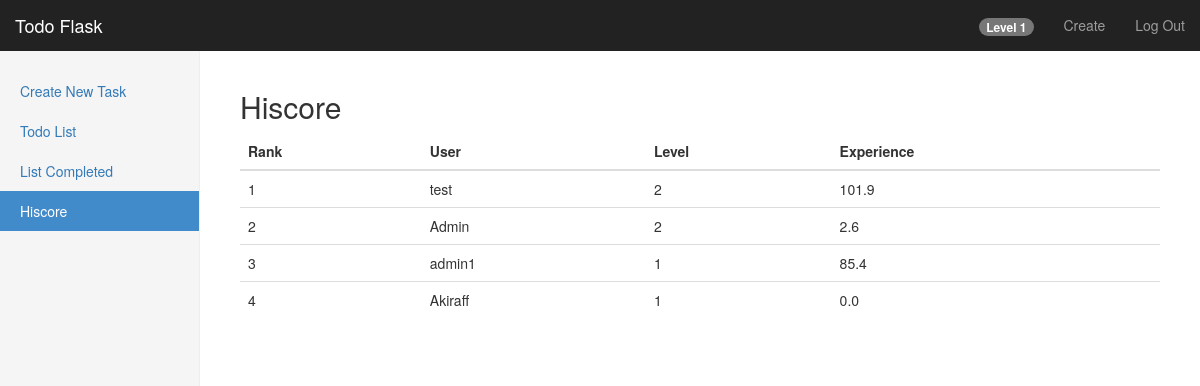
Before: /dashboard/hiscore (signed in) with the older database file.
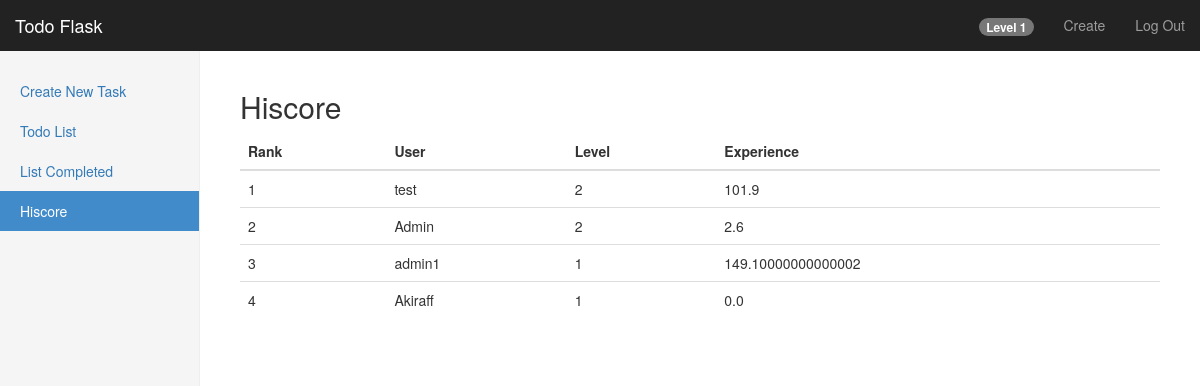
After: the same page with the newer database file.
### models/experience.py (models this page shows)
class Experience(db.Model):
    id = db.Column(db.Integer, primary_key=True)
    user_id = db.Column(db.Integer, db.ForeignKey('user.id'))
    username = db.Column(db.String)
    level = db.Column(db.Integer)
    xp = db.Column(db.Float)
    total_xp = db.Column(db.Float)

### route.py (the view)
@app.route('/dashboard/hiscore')
@login_required
def dashboard_hiscore():
    experience = get_all_experience_users()
    return render_template('/dashboard/hiscore.html', users=experience, level=get_user_level(current_user))

### controllers/experience_controller.py (called while the page is built)
def get_all_experience_users():
    xp = Experience.query.order_by(Experience.total_xp.desc()).all()
    return xp

def get_user_level(current_user):
    user = Experience.query.filter_by(author=current_user).first()
    return user.level

### route.py (called while the page is built)
@login_manager.user_loader
def load_user(user_id):
    return User.query.get(int(user_id))

### templates/dashboard/hiscore.html (shortened to what this page needs)
{% extends "bootstrap/base.html" %}
{% import "bootstrap/wtf.html" as wtf %}
{% block styles %}
    {{super()}}
    <link rel="stylesheet" href="{{url_for('.static', filename='dashboard.css')}}">
    <link rel="stylesheet" href="{{url_for('.static', filename='dashboard-list.css')}}">
{% endblock %}
{% block content %}
    <nav class="navbar navbar-inverse navbar-fixed-top">
        <div class="container-fluid">
            <div class="navbar-header">
                <a class="navbar-brand" href="#">Todo Flask</a>
            </div>
            <div id="navbar" class="navbar-collapse collapse">
                <ul class="nav navbar-nav navbar-right">
                    <li><a><span class="badge">Level {{level}}</span></a></li>
                    <li><a href="/dashboard/create">Create</a></li>
                    <li><a href="/logout">Log Out</a></li>
                </ul>
            </div>
        </div>
    </nav>
    <div class="container-fluid">
        <div class="row">
            <div class="col-sm-3 col-md-2 sidebar">
                <ul class="nav nav-sidebar">
                    <li><a href="/dashboard/create">Create New Task</a></li>
                    <li><a href="/dashboard/list">Todo List</a></li>
                    <li><a href="/dashboard/complete">List Completed</a></li>
                    <li class="active"><a href="/dashboard/hiscore">Hiscore</a></li>
                </ul>
            </div>
            <div class="col-sm-9 col-sm-offset-3 col-md-10 col-md-offset-2 main">
                <h2>Hiscore</h2>
                <table class="table">
                    <thead>
                        <tr>
                            <th>Rank</th>
                            <th>User</th>
                            <th>Level</th>
                            <th>Experience</th>
                        </tr>
                    </thead>
                    <tbody>
                        {% for user in users %}
                            <tr>
                                <td>{{loop.index}}</td>
                                <td>{{user.username}}</td>
                                <td>{{user.level}}</td>
                                <td>{{user.xp}}</td>
                            </tr>
                        {% endfor %}
                    </tbody>
                </table>
            </div>
        </div>
    </div>
{% endblock %}

Changed rows visible on the page:
changed Experience "admin1": xp "85.4" → "149.10000000000002"
